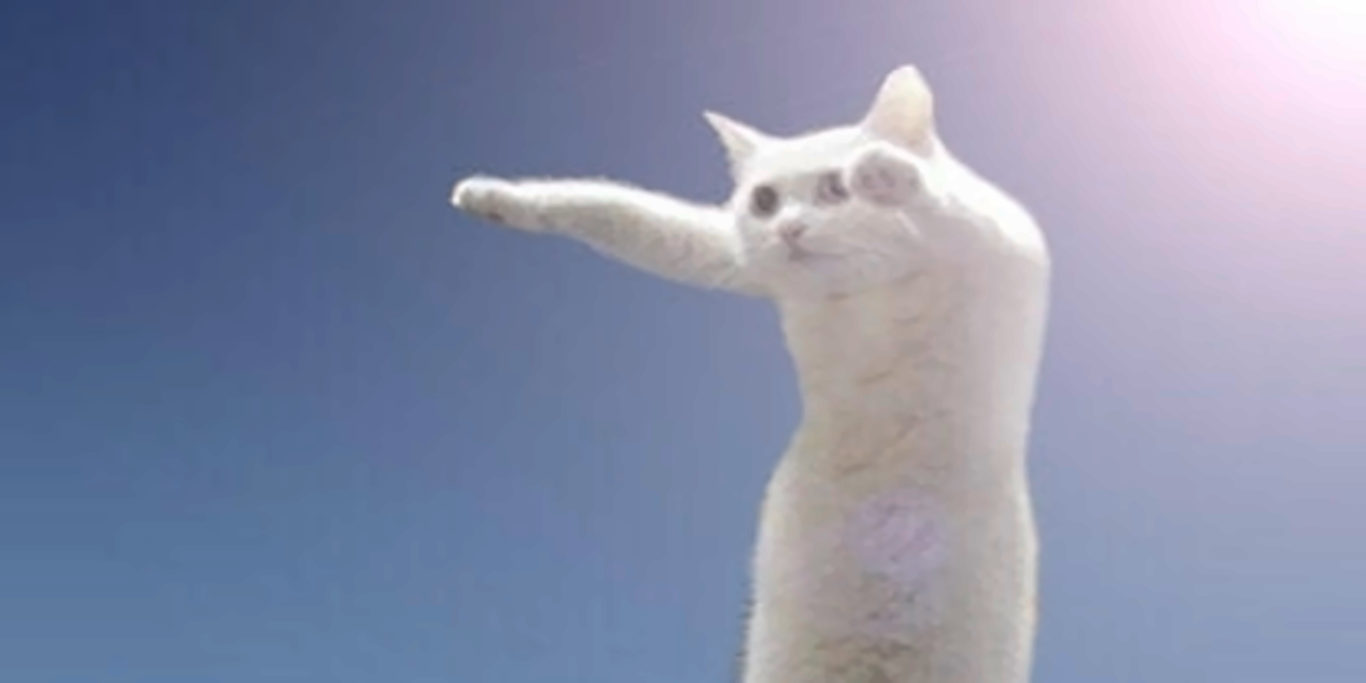
#> input picture tools/source/cat_sky_block.png, 4096 x 2048 px (shown at 1/3 size)
$ python equirect_to_cubemap.py source/cat_sky_block.png source/cat_sky_block.png 100
#> lines starting #> are read from the running program, lines starting #| are printed output that depends on the picture
#!/usr/bin/env python3
"""
Convert an equirectangular (2:1 panorama) image into the six cube-map faces the mod uses.

    python tools/equirect_to_cubemap.py <panorama.png> <block_name> [face_size]

Writes src/main/resources/assets/skyblocks/textures/sky/<block_name>_{px,nx,py,ny,pz,nz}.png
Needs: Python 3, numpy, Pillow.

The face layout matches shaders/core/sky_block.fsh and sky_item.fsh (OpenGL cube-map convention,
image row 0 = top). If you already have six cube-map face images, skip this tool and just
name them <block_name>_px.png ... _nz.png (see README).
"""
import os
import sys
import numpy as np
from PIL import Image

# face -> function(sc, tc) giving the 3D direction (x, y, z) for that face
FACES = {
    "px": lambda sc, tc: (np.ones_like(sc), -tc, -sc),
    "nx": lambda sc, tc: (-np.ones_like(sc), -tc, sc),
    "py": lambda sc, tc: (sc, np.ones_like(sc), tc),
    "ny": lambda sc, tc: (sc, -np.ones_like(sc), -tc),
    "pz": lambda sc, tc: (sc, -tc, np.ones_like(sc)),
    "nz": lambda sc, tc: (-sc, -tc, -np.ones_like(sc)),
}


def sample_equirect(img, d):
    """Bilinear lookup in an equirectangular image (wraps horizontally)."""
    h, w, _ = img.shape
    x, y, z = d
    n = np.sqrt(x * x + y * y + z * z)
    u = np.arctan2(z, x) / (2 * np.pi) + 0.5
    v = 0.5 - np.arcsin(np.clip(y / n, -1, 1)) / np.pi
    fx = u * w - 0.5
    fy = np.clip(v * h - 0.5, 0, h - 1)
    x0 = np.floor(fx).astype(np.int64)
    y0 = np.floor(fy).astype(np.int64)
    tx = (fx - x0)[..., None]
    ty = (fy - y0)[..., None]
    x1 = (x0 + 1) % w
    x0 = x0 % w
    y1 = np.minimum(y0 + 1, h - 1)
    top = img[y0, x0] * (1 - tx) + img[y0, x1] * tx
    bot = img[y1, x0] * (1 - tx) + img[y1, x1] * tx
    return top * (1 - ty) + bot * ty


def main():
    if len(sys.argv) < 3:
        print(__doc__)
        sys.exit(1)
    src, name = sys.argv[1], sys.argv[2]
    size = int(sys.argv[3]) if len(sys.argv) > 3 else 1024
    here = os.path.dirname(os.path.abspath(__file__))
    out = os.path.join(here, "..", "src", "main", "resources", "assets", "skyblocks", "textures", "sky")
    os.makedirs(out, exist_ok=True)

    img = np.asarray(Image.open(src).convert("RGB"), dtype=np.float32)
    print(f"panorama {img.shape[1]}x{img.shape[0]} -> 6 faces of {size}x{size}")
#| panorama 4096x2048 -> 6 faces of 100x100

    t = (np.arange(size, dtype=np.float32) + 0.5) / size * 2 - 1      # -1..1 across the face
    sc, tc = np.meshgrid(t, t)                                        # sc = columns (u), tc = rows (v)
    for face, fn in FACES.items():
        rgb = sample_equirect(img, fn(sc, tc))
        path = os.path.join(out, f"{name}_{face}.png")
        Image.fromarray(np.clip(rgb + 0.5, 0, 255).astype(np.uint8)).save(path, optimize=True)
        print("wrote", os.path.normpath(path))
#> this loop made 6 passes
#> pass 1, in sample_equirect, `x, y, z = d`:
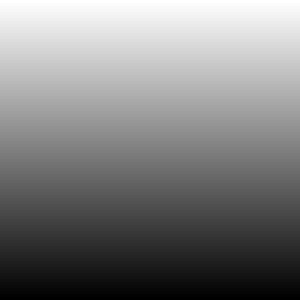
#> y: shape (100, 100) float32 (shown 3 times larger); min -0.99, max 0.99, mean 0; drawn with min black and max white
#> pass 1, in sample_equirect, `x, y, z = d`:
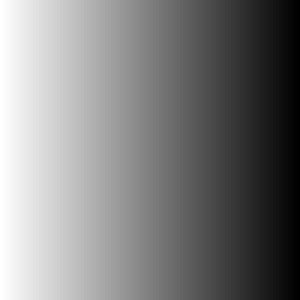
#> z: shape (100, 100) float32 (shown 3 times larger); min -0.99, max 0.99, mean 1.53e-09; drawn with min black and max white
#> pass 1, in sample_equirect, `n = np.sqrt(x * x + y * y + z * z)`:
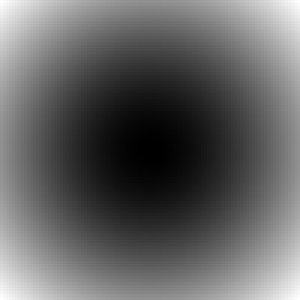
#> n: shape (100, 100) float32 (shown 3 times larger); min 1, max 1.72, mean 1.28; drawn with min black and max white
#> after the loop:
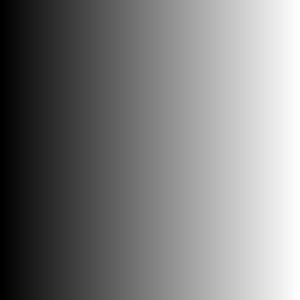
#> sc: shape (100, 100) float32 (shown 3 times larger); min -0.99, max 0.99, mean -1.53e-09; drawn with min black and max white


if __name__ == "__main__":
    main()
